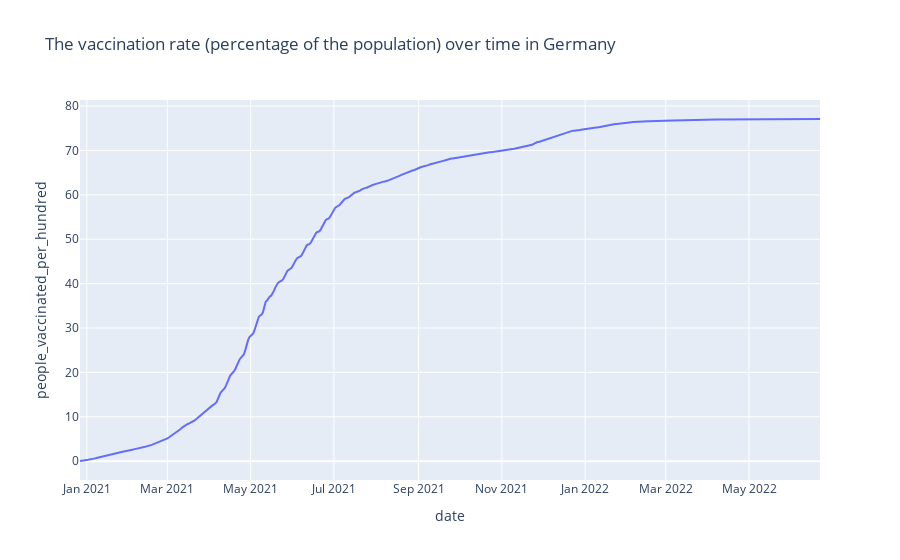

The notebook cell saved with this chart:
### Code cell
#Plot vaccination rate along the date
import plotly.express as px

fig = px.line(df_germany, x="date", y="people_vaccinated_per_hundred", title='The vaccination rate (percentage of the population) over time in Germany')
fig.show()

### Figure 1 — Plotly figure (JSON) as saved in the notebook; plotly's stock layout.template omitted (floating-point values rounded to 4 significant figures; data arrays with more than 128 entries replaced by an {"elided": "..."} marker saying what was removed)
{"data": [{"hovertemplate": "date=%{x}<br>people_vaccinated_per_hundred=%{y}<extra></extra>", "legendgroup": "", "line": {"color": "#636efa", "dash": "solid"}, "marker": {"symbol": "circle"}, "mode": "lines", "name": "", "orientation": "v", "showlegend": false, "type": "scatter", "x": {"elided": "543 str values"}, "xaxis": "x", "y": {"elided": "543 float values"}, "yaxis": "y"}], "layout": {"legend": {"tracegroupgap": 0}, "title": {"text": "The vaccination rate (percentage of the population) over time in Germany"}, "xaxis": {"anchor": "y", "domain": [0, 1], "title": {"text": "date"}}, "yaxis": {"anchor": "x", "domain": [0, 1], "title": {"text": "people_vaccinated_per_hundred"}}}}
